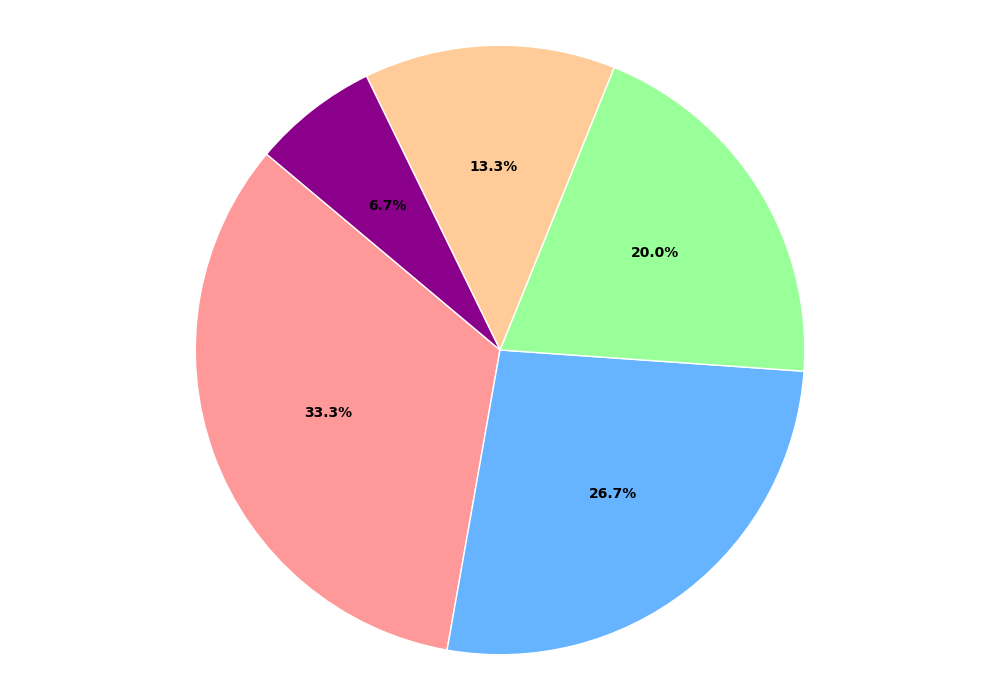

This figure's Python source:
import matplotlib.pyplot as plt

percentages = [25, 20, 15, 10, 5]
colors = ['#FF9999', '#66B3FF', '#99FF99', '#FFCC99', '#8B008B']
explode = (0, 0, 0, 0, 0)

plt.figure(figsize=(10, 7))
wedges, texts, autotexts = plt.pie(
    percentages, colors=colors, explode=explode,
    autopct='%1.1f%%', startangle=140
)

for autotext in autotexts:
    autotext.set_color('black')
    autotext.set_fontsize(10)
    autotext.set_fontweight('bold')

plt.axis('equal')
plt.tight_layout()
plt.show()
